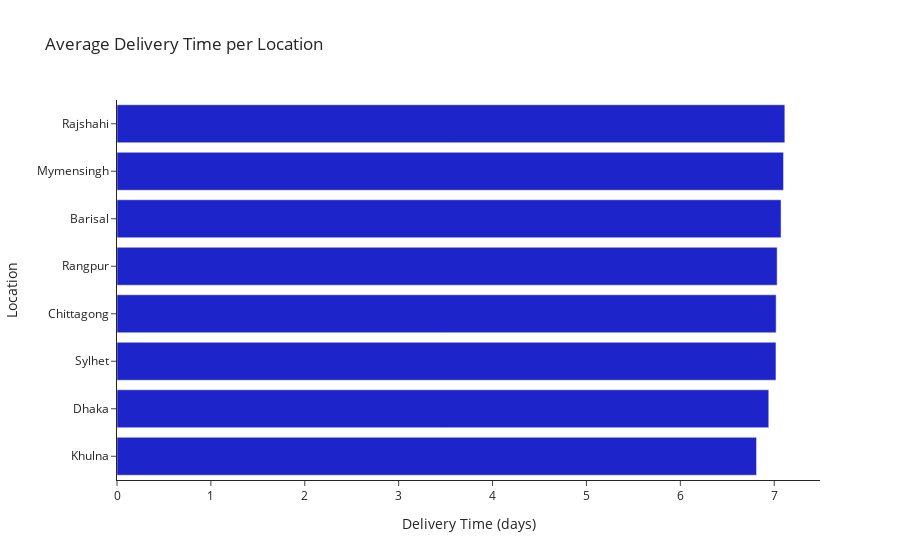

The code cell stored with this chart in its notebook:
### Code cell
fig = px.bar( 
    data_frame = location_grp_order,
    y = 'Location',
    x = "Delivery Time (days)",
    title = "Average Delivery Time per Location",
    color_discrete_sequence=['#1D24CA'],
    template = "simple_white"
)

fig.update_layout(yaxis={'categoryorder':'total ascending'})
fig.show()

### Figure 1 — Plotly figure (JSON) as saved in the notebook; plotly's stock layout.template omitted (floating-point values rounded to 4 significant figures)
{"data": [{"alignmentgroup": "True", "hovertemplate": "Delivery Time (days)=%{x}<br>Location=%{y}<extra></extra>", "legendgroup": "", "marker": {"color": "#1D24CA", "pattern": {"shape": ""}}, "name": "", "offsetgroup": "", "orientation": "h", "showlegend": false, "textposition": "auto", "type": "bar", "x": [7.113, 7.099, 7.073, 7.031, 7.02, 7.019, 6.942, 6.812], "xaxis": "x", "y": ["Rajshahi", "Mymensingh", "Barisal", "Rangpur", "Chittagong", "Sylhet", "Dhaka", "Khulna"], "yaxis": "y"}], "layout": {"autosize": true, "barmode": "relative", "legend": {"tracegroupgap": 0}, "title": {"text": "Average Delivery Time per Location"}, "xaxis": {"anchor": "y", "autorange": true, "domain": [0, 1], "range": [0, 7.488], "title": {"text": "Delivery Time (days)"}, "type": "linear"}, "yaxis": {"anchor": "x", "autorange": true, "categoryorder": "total ascending", "domain": [0, 1], "range": [-0.5, 7.5], "title": {"text": "Location"}, "type": "category"}}}
